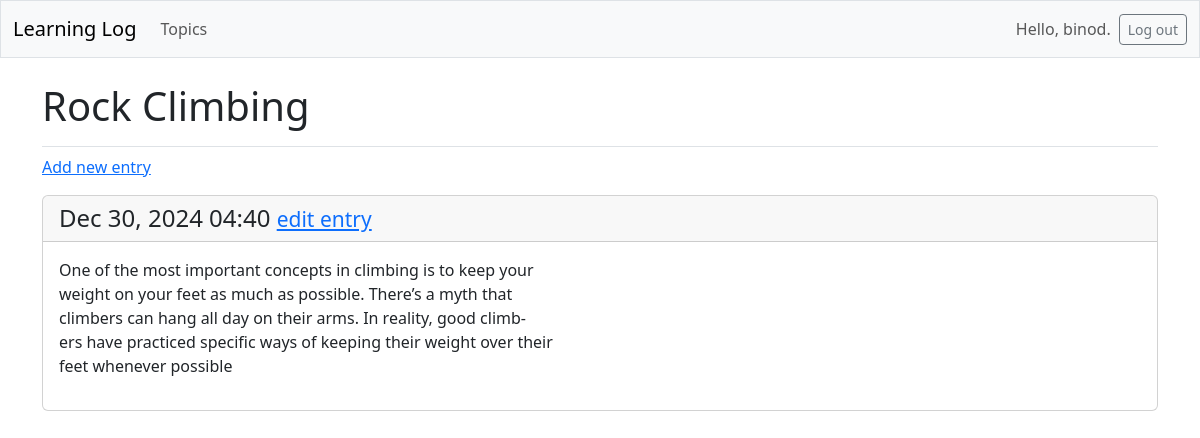
/topics/2/ (signed in), run on the app's committed database.
### learning_logs/models.py (models this page shows, shortened)
class Topic(models.Model):
    text = models.CharField(max_length=200)
    date_added = models.DateTimeField(auto_now_add=True)
    owner = models.ForeignKey(User, on_delete=models.CASCADE)

class Entry(models.Model):
    topic = models.ForeignKey(Topic, on_delete=models.CASCADE)
    text = models.TextField()
    date_added = models.DateTimeField(auto_now_add=True)
    class Meta:
        verbose_name_plural = 'entries'

### learning_logs/views.py (the view)
# urls.py: path('topics/<int:topic_id>/', views.topic, name='topic'),
@login_required
def topic(request, topic_id):
    topic = Topic.objects.get(id=topic_id)
    if topic.owner != request.user:
        raise Http404
    entries = topic.entry_set.order_by('-date_added')
    context = {'topic': topic, 'entries': entries}
    return render(request, 'learning_logs/topic.html',context)

### learning_logs/templates/learning_logs/topic.html
{% extends 'learning_logs/base.html' %}
{% block page_header %}
  <h1>{{ topic.text }}</h1>
{% endblock page_header %}
{% block content %}
  <p>
    <a href="{% url 'learning_logs:new_entry' topic.id %}">Add new entry</a>
  </p>
  {% for entry in entries %}
    <div class="card mb-3">
      <h4 class="card-header">
        {{ entry.date_added|date:'M d, Y H:i' }}
        <small><a href="{% url 'learning_logs:edit_entry' entry.id %}">
          edit entry</a></small>
      </h4>
      <div class="card-body">{{ entry.text|linebreaks }}</div>
    </div>
  {% empty %}
    <p>There are no entries for this topic yet.</p>
  {% endfor %}
{% endblock content %}

### learning_logs/templates/learning_logs/base.html (shortened to what this page needs)
<!doctype html>
<html lang="en">
<head>
  {% load django_bootstrap5 %}
  {% bootstrap_css %}
</head>
<body>
  <nav class="navbar navbar-expand-md navbar-light bg-light mb-4 border">
    <div class="container-fluid">
      <a class="navbar-brand" href="{% url 'learning_logs:index' %}">
          Learning Log</a>
      <div class="collapse navbar-collapse" id="navbarCollapse">
        <ul class="navbar-nav me-auto mb-2 mb-md-0">
          <li class="nav-item">
            <a class="nav-link" href="{% url 'learning_logs:topics' %}">
              Topics</a></li>
        </ul>
        <ul class="navbar-nav ms-auto mb-2 mb-md-0">
          {% if user.is_authenticated %}
            <li class="nav-item">
              <span class="navbar-text me-2">Hello, {{ user.username }}.
                </span></li>
          {% endif %}
        </ul>
        {% if user.is_authenticated %}
          <form action="{% url 'accounts:logout' %}" method='post'>
            <button name='submit' class='btn btn-outline-secondary btn-sm'>
              Log out</button>
          </form>
        {% endif %}
      </div>
    </div>
  </nav>
  <main class="container">
    <div class="pb-2 mb-2 border-bottom">
      {% block page_header %}{% endblock page_header %}
    </div>
    <div>
      {% block content %}{% endblock content %}
    </div>
  </main>
</body>
</html>

### data on the page
Topic: text "Rock Climbing"
Entry: date_added "Dec 30, 2024 04:40", text "One of the most important concepts in climbing is to keep your weight on your feet as much as possible. There’s a myth that climbers can hang all day on their arms. In reality, good climb- ers have practiced specific ways of keeping their weight over their feet whenever possible"

### other printed values
{{ user.username }} "binod"
